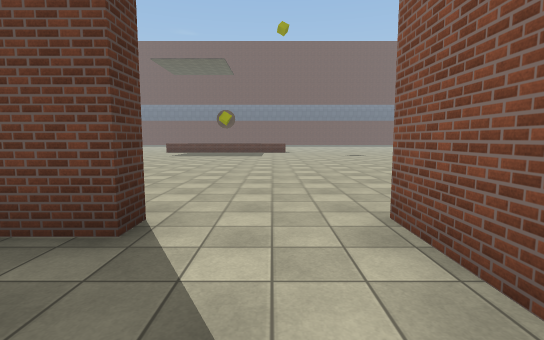
View 1 (above)

20 first-person views from a walk through a Unity game level. The camera is 1.5 m above the floor, tilts 6° down and sees 85° across. The floor is counted in squares, 2 m on a side. Each view is taken from the middle of a square. On the plan, view 1 faces up. The plan holds only what a view shows up to about 10 squares ahead; the rest is blank. The place goes on beyond the plan. The player is left out. Door leaves are left out, so doorways stand open. Surface patterns are stand-ins for the level's own textures.

View 2
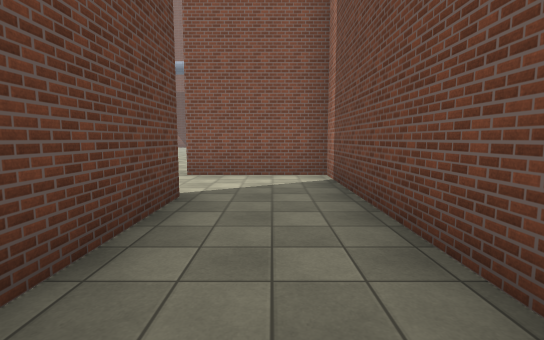

View 3
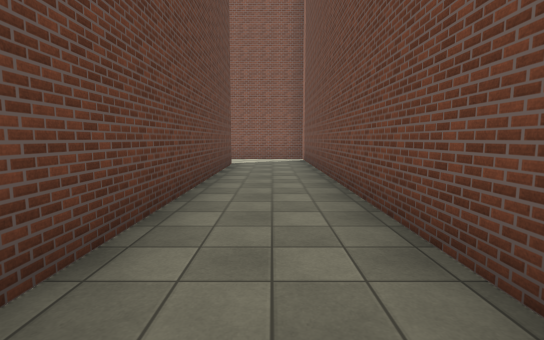

View 4
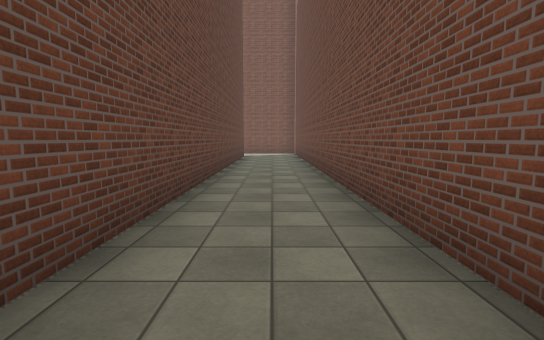

View 5
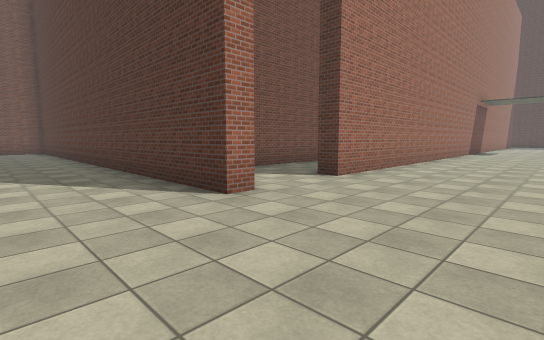

View 6
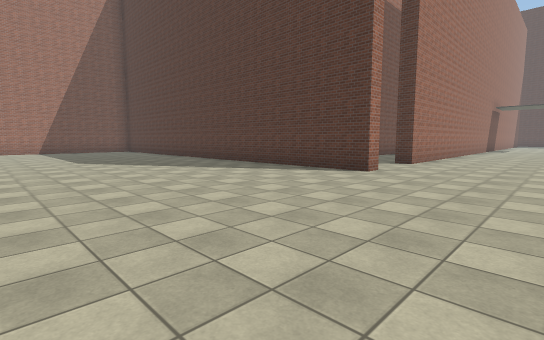

View 7
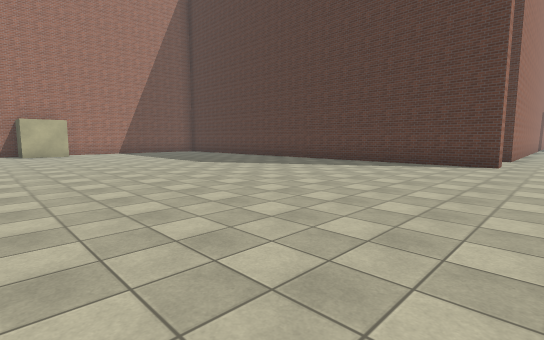

View 8
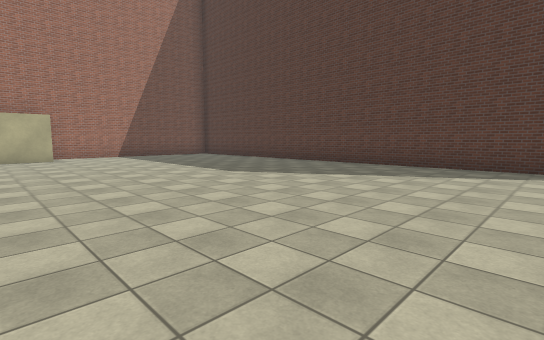

View 9
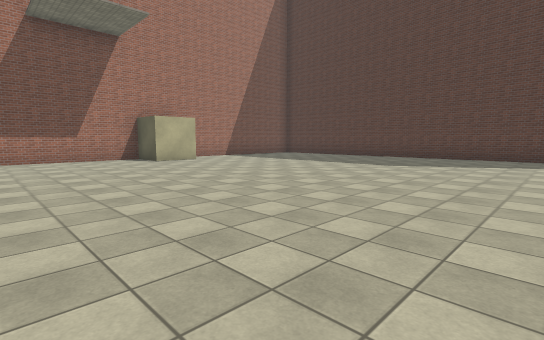

View 10
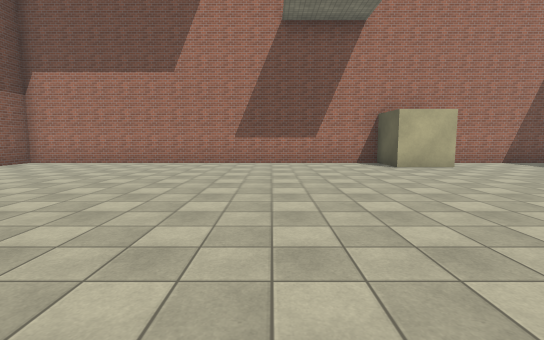

View 11
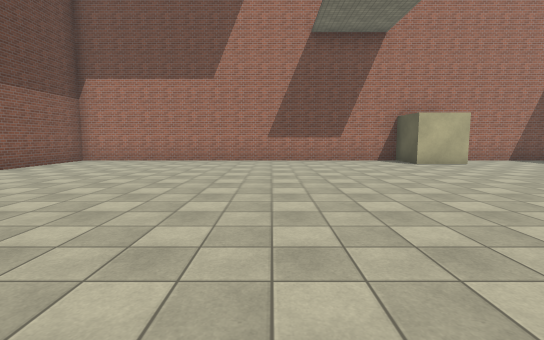

View 12
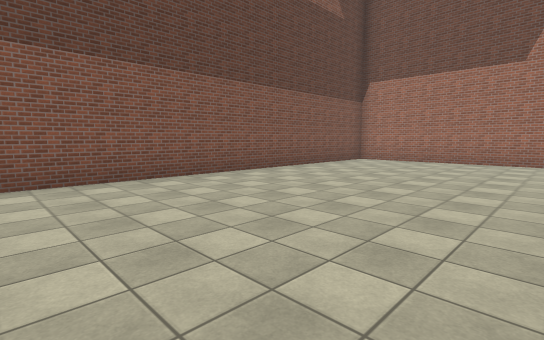

View 13
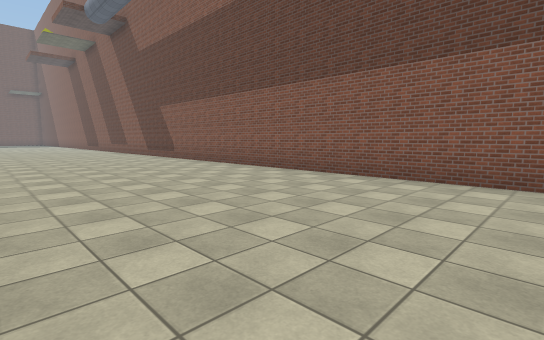

View 14
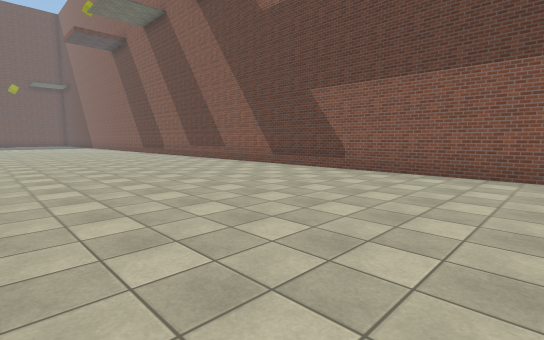

View 15
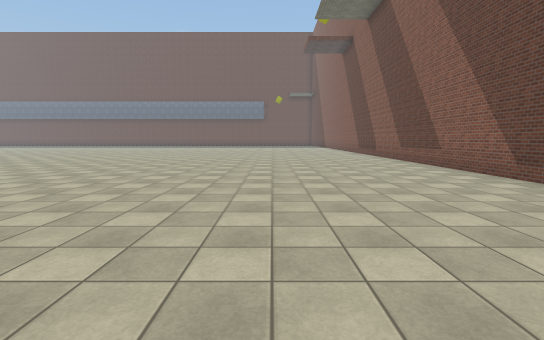

View 16
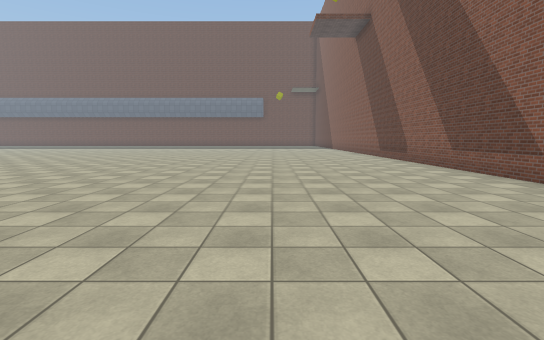

View 17
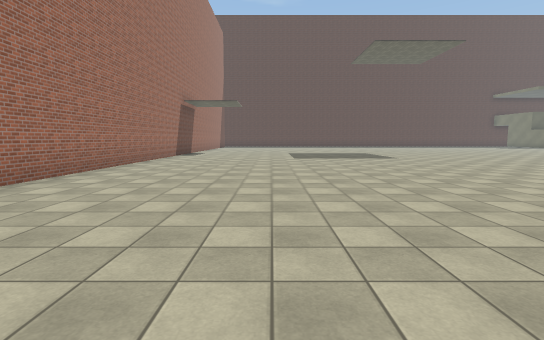

View 18
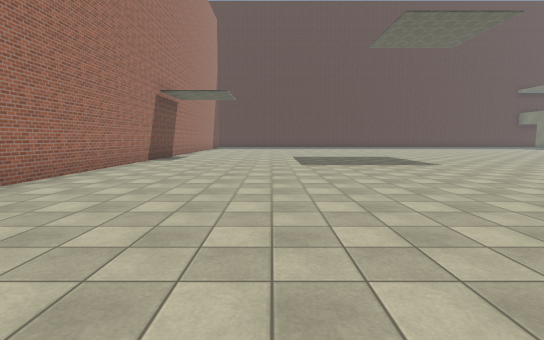

View 19
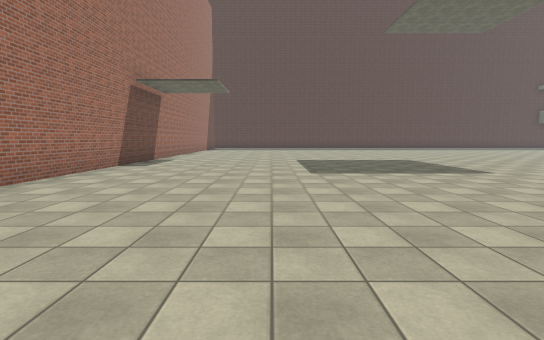

View 20
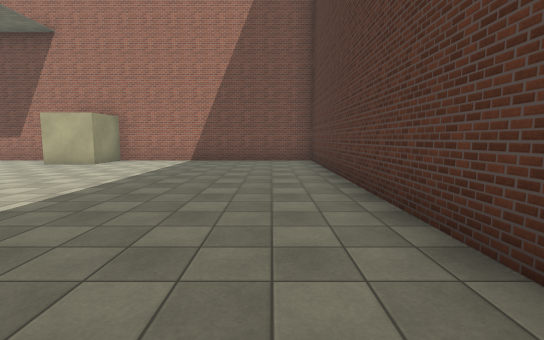

### Floor plan
Points are (right, up) in squares from view 1. A wall is a line through its corners. A room is listed if a view was taken in it or the views show most of it. See-through windows are left out.
Room 1 (views 1, 2, 3, 4)
walls: (-1.2, 2.2) (-12.8, 2.2); (-12.9, -0.1) (1.1, -0.1) (1.1, 1.5)
ways out: opening at (-0.5, 2) to room 2
Room 2 (views 5, 6, 7, 8, 9, 10, 11, 12, 13, 14, 15, 16, 17, 18, 19, 20)
walls: (1.1, 1.5) (1.1, 2.7) (1.6, 2.7) (1.6, -12); (8.2, -12.1) (8.2, -10.7) (9.7, -10.7) (9.7, -12.2) (20.5, -12.2) (20.5, 16.1); (4.5, -12.2) (7.4, -12.2); (-14.1, 2.7) (-1.2, 2.7) (-1.2, 2.2)
ways out: opening at (-0.5, 2) to room 1

Positions as (right, up) in squares from view 1, and headings:
1: (0, 0), facing up
2: (-5, 1), facing right
3: (-10, 1), facing right
4: (-14, 1), facing right
5: (4, 6), facing down-left
6: (8, 6), facing down-left
7: (11, 4), facing down-left
8: (10, 1), facing down-left
9: (14, -1), facing down-left
10: (13, -3), facing down
11: (14, -2), facing down
12: (15, -2), facing down-right
13: (15, -5), facing up-right
14: (14, 2), facing up-right
15: (16, 3), facing up
16: (16, 6), facing up
17: (1, 7), facing left
18: (-2, 7), facing left
19: (-4, 7), facing left
20: (3, -2), facing down
